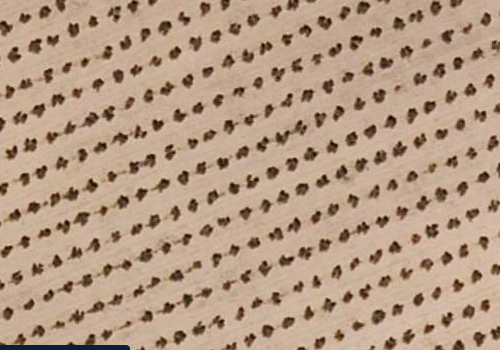
%> input picture DC/SIG_01.png, 500 x 350 px
$ octave Testing.m   (GNU Octave 9; MATLAB toolbox functions it lacks are replaced by stand-ins)
%> lines starting %> are read from the running program, lines starting %| are printed output that depends on the picture
sig01 = imread('SIG_01.png');
%> sig01 is the input picture: size 350x500x3 uint8; mean R, G, B 181.8, 155.1, 132.5
sig02 = imread('SIG_02.png');
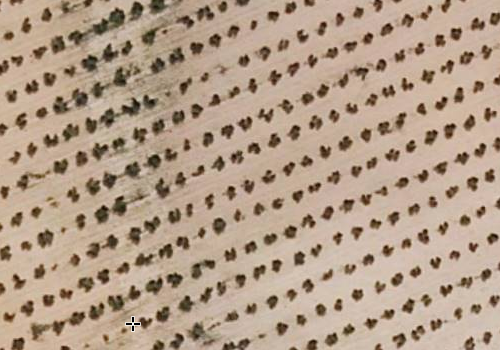
%> input picture DC/SIG_02.png, 500 x 350 px
%> sig02 is the input picture: size 350x500x3 uint8; mean R, G, B 178.4, 156.3, 136.1
sig03 = imread('SIG_03.png');
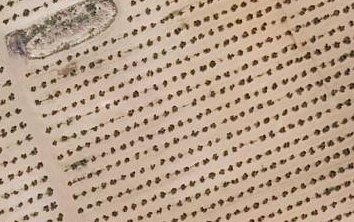
%> input picture DC/SIG_03.png, 354 x 222 px
%> sig03 is the input picture: size 222x354x3 uint8; mean R, G, B 184.3, 160.6, 139.9


%Inicijalna slika
figure(1)
title('Inicijalna slika')
imshow(sig01)

%Histogram inicijalne slike
figure(2)
title('Histogram inicijalne slike')
imhist(sig01)
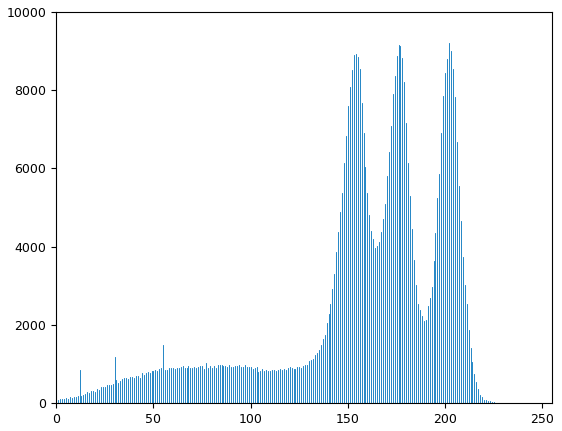
%> figure redrawn from the program's plot data; highest point at x = 202, y = 9196


%Ujednačavanje inteziteta/poboljšavanje kontrasta inic. slike
sig01_histeq = histeq(sig01);
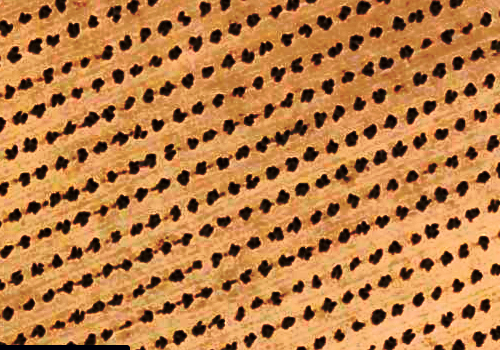
%> sig01_histeq: size 350x500x3 uint8; mean R, G, B 185.5, 125.4, 70
figure(3)
title('Slika s poboljšanim kontrastom')
imshow(sig01_histeq)

%Prikaz histograma slike poboljšanog kontrasta
figure(4)
title('Histogram slike poboljšanog kontrasta')
imhist(sig01_histeq)
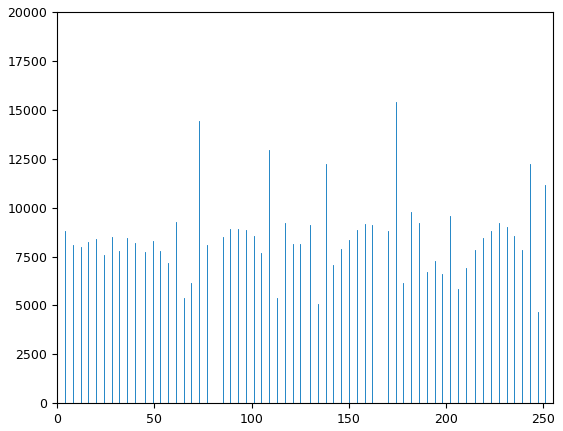
%> figure redrawn from the program's plot data; highest point at x = 174, y = 15381


%Pretvorba RGB u grayscale (crno-bijeli format)
sig01_gs = rgb2gray(sig01_histeq);
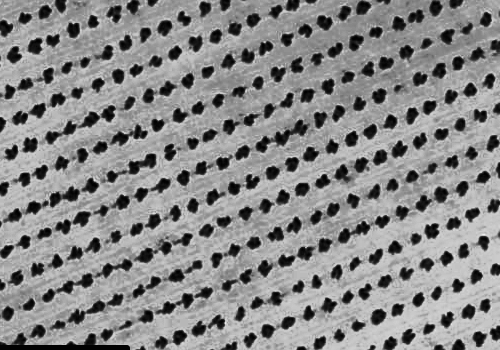
%> sig01_gs: size 350x500 uint8; min 0, max 240, mean 137.1
figure(5)
title('Grayscale slika')
imshow(sig01_gs)

%Poboljšanje kontrasta grayscale slike
sig01_gs_improved = imadjust(sig01_gs);
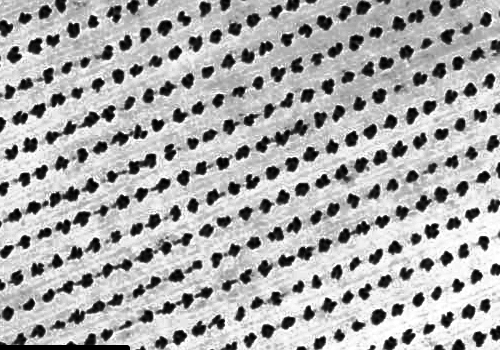
%> sig01_gs_improved: size 350x500 uint8; min 0, max 255, mean 171.4


%Poboljšavanje oštrine slike metodom imsharpen koja koristi tehniku unsharp
%masking
sig01_gs_sharp = imsharpen(sig01_gs_improved)
figure(6)
title('Poboljšani kontrast grayscale slike')
imshow(sig01_gs_sharp)
